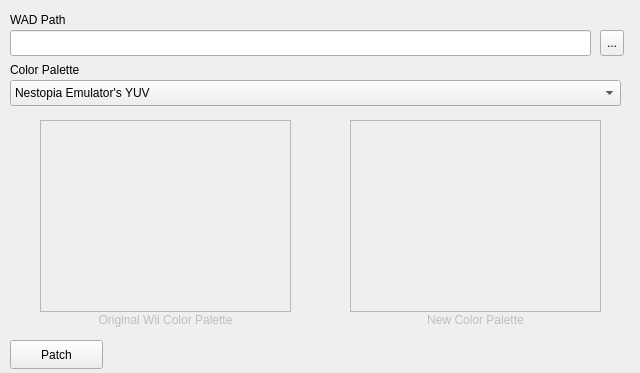
<?xml version="1.0" encoding="UTF-8"?>
<ui version="4.0">
 <class>MainWindow</class>
 <widget class="QMainWindow" name="MainWindow">
  <property name="geometry">
   <rect>
    <x>0</x>
    <y>0</y>
    <width>640</width>
    <height>373</height>
   </rect>
  </property>
  <property name="minimumSize">
   <size>
    <width>0</width>
    <height>0</height>
   </size>
  </property>
  <property name="maximumSize">
   <size>
    <width>640</width>
    <height>395</height>
   </size>
  </property>
  <property name="windowTitle">
   <string>Wii VC NES Color Palette Tool</string>
  </property>
  <widget class="QWidget" name="centralwidget">
   <widget class="QLabel" name="fileLabel">
    <property name="geometry">
     <rect>
      <x>10</x>
      <y>10</y>
      <width>71</width>
      <height>20</height>
     </rect>
    </property>
    <property name="text">
     <string>WAD Path</string>
    </property>
   </widget>
   <widget class="QLineEdit" name="fileText">
    <property name="geometry">
     <rect>
      <x>10</x>
      <y>30</y>
      <width>581</width>
      <height>26</height>
     </rect>
    </property>
    <property name="readOnly">
     <bool>true</bool>
    </property>
   </widget>
   <widget class="QToolButton" name="fileSelectButton">
    <property name="geometry">
     <rect>
      <x>600</x>
      <y>30</y>
      <width>24</width>
      <height>26</height>
     </rect>
    </property>
    <property name="text">
     <string>...</string>
    </property>
   </widget>
   <widget class="QComboBox" name="paletteList">
    <property name="geometry">
     <rect>
      <x>10</x>
      <y>80</y>
      <width>611</width>
      <height>26</height>
     </rect>
    </property>
    <item>
     <property name="text">
      <string>Nestopia Emulator's YUV</string>
     </property>
    </item>
    <item>
     <property name="text">
      <string>Nestopia Emulator's RGB</string>
     </property>
    </item>
    <item>
     <property name="text">
      <string>FireBrandX's FBX Composite Direct</string>
     </property>
    </item>
    <item>
     <property name="text">
      <string>Wavebeam</string>
     </property>
    </item>
    <item>
     <property name="text">
      <string>Wavebeam (Alternative Version)</string>
     </property>
    </item>
    <item>
     <property name="text">
      <string>FCEUX NES Emulator's colorful NES</string>
     </property>
    </item>
    <item>
     <property name="text">
      <string>Original NES Wii VC</string>
     </property>
    </item>
    <item>
     <property name="text">
      <string>Restored NES Wii VC</string>
     </property>
    </item>
    <item>
     <property name="text">
      <string>Animal Crossing (GameCube) NES Emulator</string>
     </property>
    </item>
    <item>
     <property name="text">
      <string>Nintendo 3DS Virtual Console without dark enabled</string>
     </property>
    </item>
    <item>
     <property name="text">
      <string>NES Classic Mini</string>
     </property>
    </item>
    <item>
     <property name="text">
      <string>NES Remix U game series (Wii U) NES</string>
     </property>
    </item>
    <item>
     <property name="text">
      <string>Original Mega Man NES</string>
     </property>
    </item>
    <item>
     <property name="text">
      <string>Rockman 9 Modern NES</string>
     </property>
    </item>
    <item>
     <property name="text">
      <string>Mega Man Legacy Collection (Nintendo 3DS) Modern NES</string>
     </property>
    </item>
   </widget>
   <widget class="QLabel" name="paletteLabel">
    <property name="geometry">
     <rect>
      <x>10</x>
      <y>60</y>
      <width>91</width>
      <height>20</height>
     </rect>
    </property>
    <property name="text">
     <string>Color Palette</string>
    </property>
   </widget>
   <widget class="QListWidget" name="temp1">
    <property name="enabled">
     <bool>false</bool>
    </property>
    <property name="geometry">
     <rect>
      <x>40</x>
      <y>120</y>
      <width>251</width>
      <height>192</height>
     </rect>
    </property>
   </widget>
   <widget class="QLabel" name="oldPaletteLabel">
    <property name="enabled">
     <bool>false</bool>
    </property>
    <property name="geometry">
     <rect>
      <x>40</x>
      <y>310</y>
      <width>251</width>
      <height>20</height>
     </rect>
    </property>
    <property name="text">
     <string>Original Wii Color Palette</string>
    </property>
    <property name="alignment">
     <set>Qt::AlignmentFlag::AlignCenter</set>
    </property>
   </widget>
   <widget class="QListWidget" name="temp2">
    <property name="enabled">
     <bool>false</bool>
    </property>
    <property name="geometry">
     <rect>
      <x>350</x>
      <y>120</y>
      <width>251</width>
      <height>192</height>
     </rect>
    </property>
    <property name="maximumSize">
     <size>
      <width>251</width>
      <height>192</height>
     </size>
    </property>
   </widget>
   <widget class="QLabel" name="newPaletteLabel">
    <property name="enabled">
     <bool>false</bool>
    </property>
    <property name="geometry">
     <rect>
      <x>350</x>
      <y>310</y>
      <width>251</width>
      <height>20</height>
     </rect>
    </property>
    <property name="text">
     <string>New Color Palette</string>
    </property>
    <property name="alignment">
     <set>Qt::AlignmentFlag::AlignCenter</set>
    </property>
   </widget>
   <widget class="QPushButton" name="patchButton">
    <property name="geometry">
     <rect>
      <x>10</x>
      <y>340</y>
      <width>93</width>
      <height>29</height>
     </rect>
    </property>
    <property name="text">
     <string>Patch</string>
    </property>
   </widget>
  </widget>
 </widget>
 <resources/>
 <connections/>
</ui>
